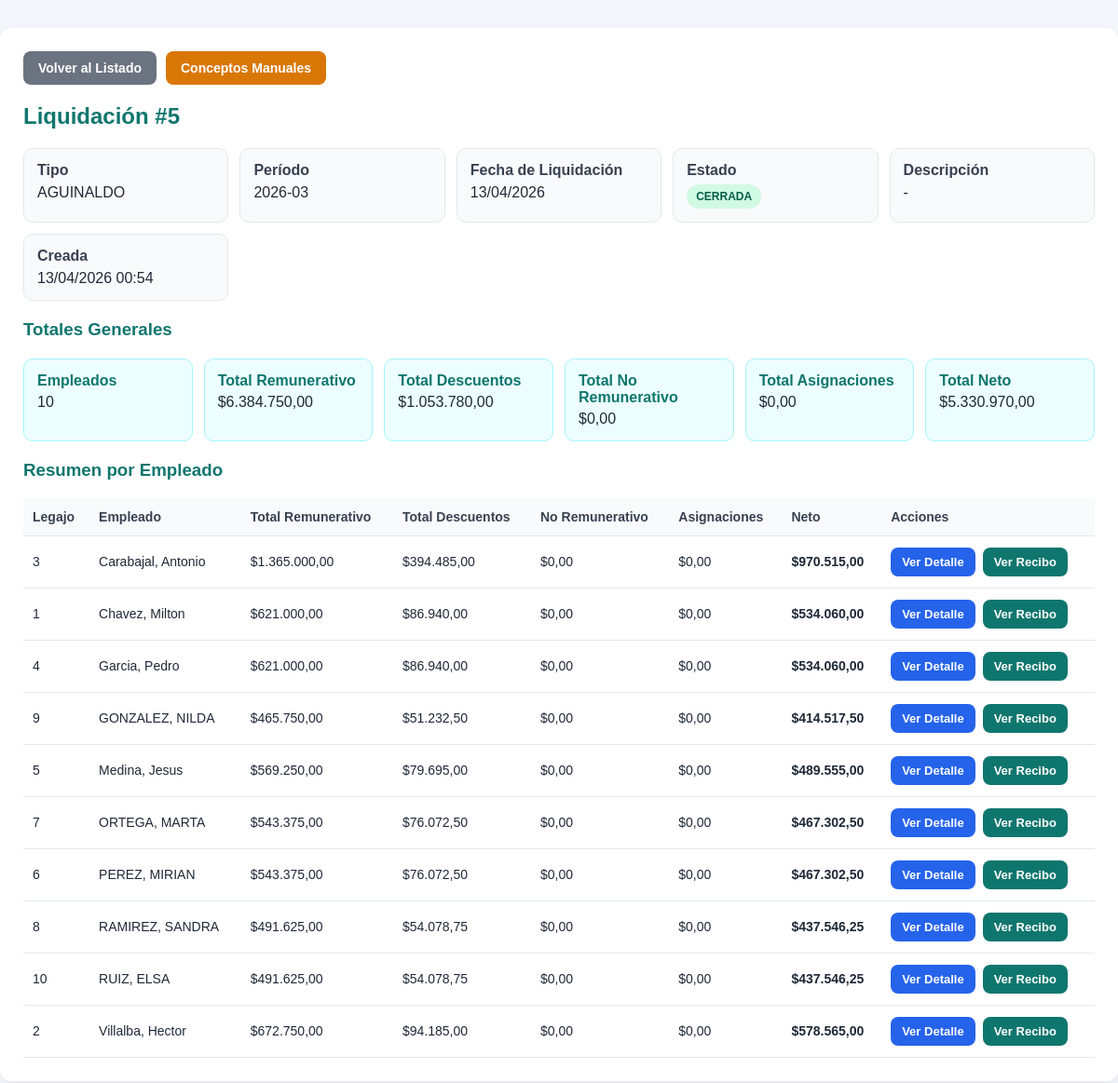
Screenshot of /liquidacion_ver.php?id=5 (signed in) with the database file from the repository.
### tables this page shows
CREATE TABLE `liquidacion` (
  `id` int NOT NULL AUTO_INCREMENT,
  `tipo_liquidacion` varchar(50) NOT NULL,
  `periodo` varchar(7) NOT NULL,
  `fecha_liquidacion` date NOT NULL,
  `descripcion` varchar(150) DEFAULT NULL,
  `estado` enum('BORRADOR','CERRADA','ANULADA') NOT NULL DEFAULT 'BORRADOR',
  `created_at` timestamp NULL DEFAULT CURRENT_TIMESTAMP,
  PRIMARY KEY (`id`)
);

CREATE TABLE `liquidacion_empleado` (
  `id` int NOT NULL AUTO_INCREMENT,
  `liquidacion_id` int NOT NULL,
  `empleado_id` int NOT NULL,
  `total_remunerativo` decimal(12,2) NOT NULL DEFAULT '0.00',
  `total_descuentos` decimal(12,2) NOT NULL DEFAULT '0.00',
  `total_no_remunerativo` decimal(12,2) NOT NULL DEFAULT '0.00',
  `total_asignaciones` decimal(12,2) NOT NULL DEFAULT '0.00',
  `neto` decimal(12,2) NOT NULL DEFAULT '0.00',
  `created_at` timestamp NULL DEFAULT CURRENT_TIMESTAMP,
  PRIMARY KEY (`id`),
  KEY `idx_liq_emp_liquidacion` (`liquidacion_id`),
  KEY `idx_liq_emp_empleado` (`empleado_id`),
  CONSTRAINT `fk_liquidacion_empleado_empleado` FOREIGN KEY (`empleado_id`) REFERENCES `empleado` (`id`),
  CONSTRAINT `fk_liquidacion_empleado_liquidacion` FOREIGN KEY (`liquidacion_id`) REFERENCES `liquidacion` (`id`)
);

CREATE TABLE `empleado` (
  `id` int NOT NULL AUTO_INCREMENT,
  `institucion_id` int NOT NULL,
  `oficina_id` int NOT NULL,
  `situacion_id` int NOT NULL,
  `escalafon_id` int NOT NULL,
  `categoria_id` int NOT NULL,
  `nro_legajo` varchar(20) NOT NULL,
  `apellido` varchar(80) NOT NULL,
  `nombre` varchar(80) NOT NULL,
  `dni` varchar(15) NOT NULL,
  `cuil` varchar(20) NOT NULL,
  `fecha_alta` date NOT NULL,
  `fecha_baja` date DEFAULT NULL,
  `telefono` varchar(30) DEFAULT NULL,
  `email` varchar(150) DEFAULT NULL,
  `domicilio` varchar(150) DEFAULT NULL,
  `observaciones` varchar(255) DEFAULT NULL,
  `activo` tinyint(1) DEFAULT '1',
  PRIMARY KEY (`id`),
  UNIQUE KEY `nro_legajo` (`nro_legajo`),
  UNIQUE KEY `dni` (`dni`),
  UNIQUE KEY `cuil` (`cuil`),
  UNIQUE KEY `uq_empleado_legajo` (`nro_legajo`),
  UNIQUE KEY `uq_empleado_dni` (`dni`),
  UNIQUE KEY `uq_empleado_cuil` (`cuil`),
  UNIQUE KEY `uq_empleado_email` (`email`),
  KEY `institucion_id` (`institucion_id`),
  KEY `oficina_id` (`oficina_id`),
  KEY `situacion_id` (`situacion_id`),
  KEY `escalafon_id` (`escalafon_id`),
  KEY `categoria_id` (`categoria_id`),
  CONSTRAINT `empleado_ibfk_1` FOREIGN KEY (`institucion_id`) REFERENCES `institucion` (`id`),
  CONSTRAINT `empleado_ibfk_2` FOREIGN KEY (`oficina_id`) REFERENCES `oficina` (`id`),
  CONSTRAINT `empleado_ibfk_3` FOREIGN KEY (`situacion_id`) REFERENCES `situacion` (`id`),
  CONSTRAINT `empleado_ibfk_4` FOREIGN KEY (`escalafon_id`) REFERENCES `escalafon` (`id`),
  CONSTRAINT `empleado_ibfk_5` FOREIGN KEY (`categoria_id`) REFERENCES `categoria` (`id`)
);

### liquidacion_ver.php (the view, shortened to what this page needs)
<?php
require_once("conexion.php");
$liquidacionId = isset($_GET['id']) ? (int)$_GET['id'] : 0;
$stmtLiq = $conexion->prepare("
    SELECT
        id,
        tipo_liquidacion,
        periodo,
        fecha_liquidacion,
        descripcion,
        estado,
        created_at
    FROM liquidacion
    WHERE id = ?
    LIMIT 1
");
$stmtLiq->bind_param("i", $liquidacionId);
$stmtLiq->execute();
$liquidacion = $stmtLiq->get_result()->fetch_assoc();
$stmtResumen = $conexion->prepare("
    SELECT
        le.id,
        le.empleado_id,
        e.nro_legajo,
        e.apellido,
        e.nombre,
        le.total_remunerativo,
        le.total_descuentos,
        le.total_no_remunerativo,
        le.total_asignaciones,
        le.neto
    FROM liquidacion_empleado le
    INNER JOIN empleado e ON le.empleado_id = e.id
    WHERE le.liquidacion_id = ?
    ORDER BY e.apellido, e.nombre
");
$stmtResumen->bind_param("i", $liquidacionId);
$stmtResumen->execute();
$resumenEmpleados = $stmtResumen->get_result();
$stmtTotales = $conexion->prepare("
    SELECT
        COUNT(*) AS cantidad_empleados,
        COALESCE(SUM(total_remunerativo), 0) AS total_remunerativo,
        COALESCE(SUM(total_descuentos), 0) AS total_descuentos,
        COALESCE(SUM(total_no_remunerativo), 0) AS total_no_remunerativo,
        COALESCE(SUM(total_asignaciones), 0) AS total_asignaciones,
        COALESCE(SUM(neto), 0) AS total_neto
    FROM liquidacion_empleado
    WHERE liquidacion_id = ?
");
$stmtTotales->bind_param("i", $liquidacionId);
$stmtTotales->execute();
$totales = $stmtTotales->get_result()->fetch_assoc();
?>
<!DOCTYPE html>
<html lang="es">
<head>
</head>
<body>
<div class="contenedor">
    <div class="acciones-superiores">
        <a href="liquidacion.php" class="btn btn-volver">Volver al Listado</a>
        <a href="liquidacion_concepto_manual.php?liquidacion_id=<?php echo $liquidacion['id']; ?>" class="btn btn-manual">
            Conceptos Manuales
        </a>
    </div>
    <h2>Liquidación #<?php echo $liquidacion['id']; ?></h2>
    <div class="cabecera">
        <div class="card">
            <strong>Tipo</strong>
            <?php echo htmlspecialchars($liquidacion['tipo_liquidacion']); ?>
        </div>
        <div class="card">
            <strong>Período</strong>
            <?php echo htmlspecialchars($liquidacion['periodo']); ?>
        </div>
        <div class="card">
            <strong>Fecha de Liquidación</strong>
            <?php echo date("d/m/Y", strtotime($liquidacion['fecha_liquidacion'])); ?>
        </div>
        <div class="card">
            <strong>Estado</strong>
            <?php
            $estado = $liquidacion['estado'];
            $claseEstado = 'estado-borrador';
            if ($estado === 'CERRADA') {
                $claseEstado = 'estado-cerrada';
            } elseif ($estado === 'ANULADA') {
                $claseEstado = 'estado-anulada';
            }
            ?>
            <span class="badge <?php echo $claseEstado; ?>">
                <?php echo htmlspecialchars($estado); ?>
            </span>
        </div>
        <div class="card">
            <strong>Descripción</strong>
            <?php echo htmlspecialchars($liquidacion['descripcion'] ?: '-'); ?>
        </div>
        <div class="card">
            <strong>Creada</strong>
            <?php echo date("d/m/Y H:i", strtotime($liquidacion['created_at'])); ?>
        </div>
    </div>
    <h3>Totales Generales</h3>
    <div class="totales-grid">
        <div class="total-box">
            <strong>Empleados</strong>
            <?php echo (int)$totales['cantidad_empleados']; ?>
        </div>
        <div class="total-box">
            <strong>Total Remunerativo</strong>
            $<?php echo number_format((float)$totales['total_remunerativo'], 2, ',', '.'); ?>
        </div>
        <div class="total-box">
            <strong>Total Descuentos</strong>
            $<?php echo number_format((float)$totales['total_descuentos'], 2, ',', '.'); ?>
        </div>
        <div class="total-box">
            <strong>Total No Remunerativo</strong>
            $<?php echo number_format((float)$totales['total_no_remunerativo'], 2, ',', '.'); ?>
        </div>
        <div class="total-box">
            <strong>Total Asignaciones</strong>
            $<?php echo number_format((float)$totales['total_asignaciones'], 2, ',', '.'); ?>
        </div>
        <div class="total-box">
            <strong>Total Neto</strong>
            $<?php echo number_format((float)$totales['total_neto'], 2, ',', '.'); ?>
        </div>
    </div>
    <h3>Resumen por Empleado</h3>
    <div class="tabla-contenedor">
        <table>
            <thead>
                <tr>
                    <th>Legajo</th>
                    <th>Empleado</th>
                    <th>Total Remunerativo</th>
                    <th>Total Descuentos</th>
                    <th>No Remunerativo</th>
                    <th>Asignaciones</th>
                    <th>Neto</th>
                    <th>Acciones</th>
                </tr>
            </thead>
            <tbody>
                <?php if ($resumenEmpleados && $resumenEmpleados->num_rows > 0) { ?>
                    <?php while ($fila = $resumenEmpleados->fetch_assoc()) { ?>
                        <tr>
                            <td><?php echo htmlspecialchars($fila['nro_legajo']); ?></td>
                            <td><?php echo htmlspecialchars($fila['apellido'] . ', ' . $fila['nombre']); ?></td>
                            <td>$<?php echo number_format((float)$fila['total_remunerativo'], 2, ',', '.'); ?></td>
                            <td>$<?php echo number_format((float)$fila['total_descuentos'], 2, ',', '.'); ?></td>
                            <td>$<?php echo number_format((float)$fila['total_no_remunerativo'], 2, ',', '.'); ?></td>
                            <td>$<?php echo number_format((float)$fila['total_asignaciones'], 2, ',', '.'); ?></td>
                            <td><strong>$<?php echo number_format((float)$fila['neto'], 2, ',', '.'); ?></strong></td>
                            <td>
                                <div class="acciones-botones">
                                    <a href="liquidacion_ver.php?id=<?php echo $liquidacionId; ?>&empleado_id=<?php echo $fila['empleado_id']; ?>" class="btn btn-detalle">
                                        Ver Detalle
                                    </a>
                                    <a href="recibo_sueldo.php?liquidacion_id=<?php echo $liquidacionId; ?>&empleado_id=<?php echo $fila['empleado_id']; ?>" class="btn btn-recibo">
                                        Ver Recibo
                                    </a>
                                </div>
                            </td>
                        </tr>
                    <?php } ?>
                <?php } else { ?>
                    <tr>
                        <td colspan="8" class="sin-datos">Esta liquidación todavía no tiene empleados procesados.</td>
                    </tr>
                <?php } ?>
            </tbody>
        </table>
    </div>
</div>
</body>
</html>

### liquidacion_ver.php (style rules this page uses)
* { box-sizing: border-box; }
body { margin: 0; font-family: Arial, sans-serif; background: #f4f7fb; color: #1f2937; }
.contenedor { max-width: 1250px; margin: 30px auto; background: #ffffff; padding: 25px; border-radius: 12px; box-shadow: 0 4px 14px rgba(0,0,0,0.08); }
h2, h3 { margin-top: 0; color: #0f766e; }
.cabecera { display: grid; grid-template-columns: repeat(auto-fit, minmax(220px, 1fr)); gap: 12px; margin-bottom: 20px; }
.card { background: #f9fafb; border: 1px solid #e5e7eb; border-radius: 10px; padding: 14px; }
.card strong { display: block; margin-bottom: 6px; color: #374151; }
.badge { display: inline-block; padding: 6px 10px; border-radius: 999px; font-size: 12px; font-weight: bold; }
.estado-cerrada { background: #d1fae5; color: #065f46; }
.acciones-superiores { margin-bottom: 20px; display: flex; gap: 10px; flex-wrap: wrap; }
.btn { display: inline-block; padding: 10px 16px; text-decoration: none; border: none; border-radius: 8px; cursor: pointer; font-size: 14px; font-weight: bold; color: white; }
.btn-volver { background: #6b7280; }
.btn-manual { background: #d97706; }
.acciones-botones { display: flex; gap: 8px; flex-wrap: wrap; }
.btn-detalle { background: #2563eb; padding: 8px 12px; font-size: 13px; }
.btn-recibo { background: #0f766e; padding: 8px 12px; font-size: 13px; }
.tabla-contenedor { overflow-x: auto; margin-top: 15px; }
table { width: 100%; border-collapse: collapse; min-width: 950px; }
th, td { padding: 12px 10px; border-bottom: 1px solid #e5e7eb; text-align: left; font-size: 14px; vertical-align: middle; }
th { background: #f9fafb; color: #374151; }
.totales-grid { display: grid; grid-template-columns: repeat(auto-fit, minmax(180px, 1fr)); gap: 12px; margin: 20px 0; }
.total-box { background: #ecfeff; border: 1px solid #a5f3fc; padding: 14px; border-radius: 10px; }
.total-box strong { display: block; margin-bottom: 5px; color: #0f766e; }

### rows the page displays
liquidacion: id "5", tipo_liquidacion "AGUINALDO", periodo "2026-03", fecha_liquidacion "13/04/2026", estado "CERRADA", descripcion "-", created_at "13/04/2026 00:54"
liquidacion_empleado: empleado.nro_legajo "3", empleado.nombre "Carabajal, Antonio", total_remunerativo "1.365.000,00", total_descuentos "394.485,00", total_no_remunerativo "0,00", total_asignaciones "0,00", neto "970.515,00"
liquidacion_empleado: empleado.nro_legajo "1", empleado.nombre "Chavez, Milton", total_remunerativo "621.000,00", total_descuentos "86.940,00", total_no_remunerativo "0,00", total_asignaciones "0,00", neto "534.060,00"
liquidacion_empleado: empleado.nro_legajo "4", empleado.nombre "Garcia, Pedro", total_remunerativo "621.000,00", total_descuentos "86.940,00", total_no_remunerativo "0,00", total_asignaciones "0,00", neto "534.060,00"
liquidacion_empleado: empleado.nro_legajo "9", empleado.nombre "GONZALEZ, NILDA", total_remunerativo "465.750,00", total_descuentos "51.232,50", total_no_remunerativo "0,00", total_asignaciones "0,00", neto "414.517,50"
liquidacion_empleado: empleado.nro_legajo "5", empleado.nombre "Medina, Jesus", total_remunerativo "569.250,00", total_descuentos "79.695,00", total_no_remunerativo "0,00", total_asignaciones "0,00", neto "489.555,00"
liquidacion_empleado: empleado.nro_legajo "7", empleado.nombre "ORTEGA, MARTA", total_remunerativo "543.375,00", total_descuentos "76.072,50", total_no_remunerativo "0,00", total_asignaciones "0,00", neto "467.302,50"
liquidacion_empleado: empleado.nro_legajo "6", empleado.nombre "PEREZ, MIRIAN", total_remunerativo "543.375,00", total_descuentos "76.072,50", total_no_remunerativo "0,00", total_asignaciones "0,00", neto "467.302,50"
liquidacion_empleado: empleado.nro_legajo "8", empleado.nombre "RAMIREZ, SANDRA", total_remunerativo "491.625,00", total_descuentos "54.078,75", total_no_remunerativo "0,00", total_asignaciones "0,00", neto "437.546,25"
liquidacion_empleado: empleado.nro_legajo "10", empleado.nombre "RUIZ, ELSA", total_remunerativo "491.625,00", total_descuentos "54.078,75", total_no_remunerativo "0,00", total_asignaciones "0,00", neto "437.546,25"
liquidacion_empleado: empleado.nro_legajo "2", empleado.nombre "Villalba, Hector", total_remunerativo "672.750,00", total_descuentos "94.185,00", total_no_remunerativo "0,00", total_asignaciones "0,00", neto "578.565,00"

### other values shown
$totales['cantidad_empleados'] "10"
$totales['total_remunerativo'] "6.384.750,00"
$totales['total_descuentos'] "1.053.780,00"
$totales['total_no_remunerativo'] "0,00"
$totales['total_asignaciones'] "0,00"
$totales['total_neto'] "5.330.970,00"
